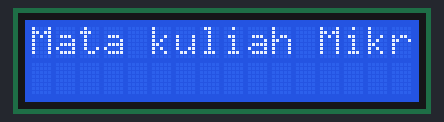
Recording of a sketch running on a simulated Arduino Uno, built with avr-gcc and run on an emulated ATmega328P. Shown: 16×2 character LCD.

Above: at 0.24 s.
At 1.51 s:
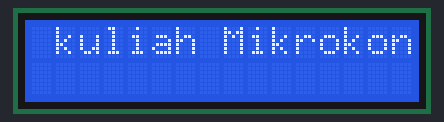
At 2.79 s:
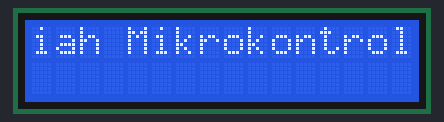
At 4.06 s:
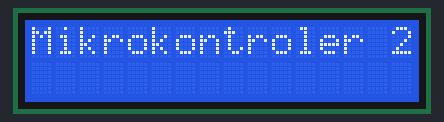
At 5.2 s:
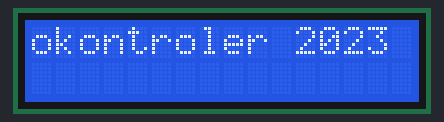
At 16.17 s:
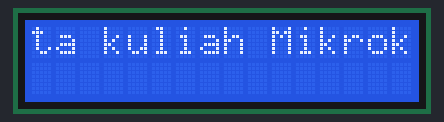

The sketch:

lcd16x2.ino
```cpp
#include <Wire.h>
#include <LiquidCrystal_I2C.h>

LiquidCrystal_I2C lcd(0x27, 16, 2);

void setup() {
  lcd.init();
  lcd.backlight();
  lcd.clear();
}

void loop() {
  String text = "Mata kuliah Mikrokontroler 2023 ";
  int textLength = text.length();
  int lcdWidth = 16;

  while (true) {
    for (int i = 0; i < textLength + lcdWidth; i++) {
      lcd.clear();
      int startPos = i;
      int endPos = i + lcdWidth;

      if (endPos > textLength) {
        int overflow = endPos - textLength;
        startPos -= overflow;
        endPos = textLength;
      }

      String displayText = text.substring(startPos, endPos);
      lcd.setCursor(0, 0);
      lcd.print(displayText);

      delay(300);
    }
  }
}
```

Measured:
- by itself, everything shown: repeats every 15.3 s, in 17 steps
- what the display in image 4 shows lasts 10.2 s, from 5.2 s to 15.4 s
